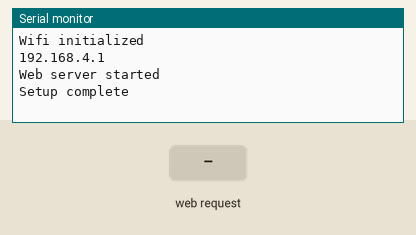
Bench run of a program on a simulated ESP32. Shown: the last lines printed to the serial monitor. Inputs (shaded band) come from the test bench.

Above: at 1.2 s.
1.3 s: HTTP request GET / received
At 2.5 s:
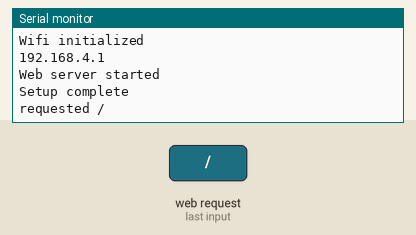
2.8 s: HTTP request GET /generate_204 received
At 3.9 s:
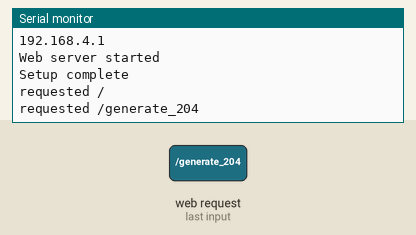

The program:

main.cpp
```cpp
/* ESP-32 Captive portal example
 * github.com/elliotmade/ESP32-Captive-Portal-Example
 * This isn't anything new, and doesn't do anything special
 * just an example I would have appreciated while I was searching for a solution
 */


#include <Arduino.h>
#include <AsyncTCP.h>
#include "ESPAsyncWebServer.h"
#include "DNSServer.h"


const char* ssid = "test_captive_portal"; //Name of the WIFI network hosted by the device
const char* password =  "";               //Password

AsyncWebServer server(80);                //This creates a web server, required in order to host a page for connected devices

DNSServer dnsServer;                      //This creates a DNS server, required for the captive portal


void webServerSetup(){

  //This is a super simple page that will be served up any time the root location is requested.  Get here intentionally by typing in the IP address.
  server.on("/", HTTP_GET, [](AsyncWebServerRequest *request){
    request->send(200, "text/html", "<!DOCTYPE html><html><head><title>Success</title></head><body><p>Hooray</p></body>");
    Serial.println("requested /");
  });


  //This is an example of triggering for a known location.  This one seems to be common for android devices
  server.on("/generate_204", HTTP_GET, [](AsyncWebServerRequest *request){
    request->send(200, "text/plain", "You were sent here by a captive portal after requesting generate_204");
    Serial.println("requested /generate_204");
  });

  //This is an example of a redirect type response.  onNotFound acts as a catch-all for any request not defined above
  server.onNotFound([](AsyncWebServerRequest *request){
    request->redirect("/");
    Serial.print("server.notfound triggered: ");
    Serial.println(request->url());       //This gives some insight into whatever was being requested
  });

  server.begin();                         //Starts the server process
  Serial.println("Web server started");
}


void setup() {

  Serial.begin(115200);

  WiFi.softAP(ssid, password);            //This starts the WIFI radio in access point mode
  Serial.println("Wifi initialized");

  Serial.println(WiFi.softAPIP());        //Print out the IP address on the serial port (this is where you should end up if the captive portal works)

  dnsServer.start(53, "*", WiFi.softAPIP());  //This starts the DNS server.  The "*" sends any request for port 53 straight to the IP address of the device

  webServerSetup();                       //Configures the behavior of the web server

  Serial.println("Setup complete");
}


void loop() {
  dnsServer.processNextRequest();         //Without this, the connected device will simply timeout trying to reach the internet
                                          //or it might fall back to mobile data if it has it

}
```

Measured:
- after the input at 1.3 s, the serial monitor: prints a new line at once (image 1)
- after the input at 2.8 s, the serial monitor: prints a new line at once (image 2)
